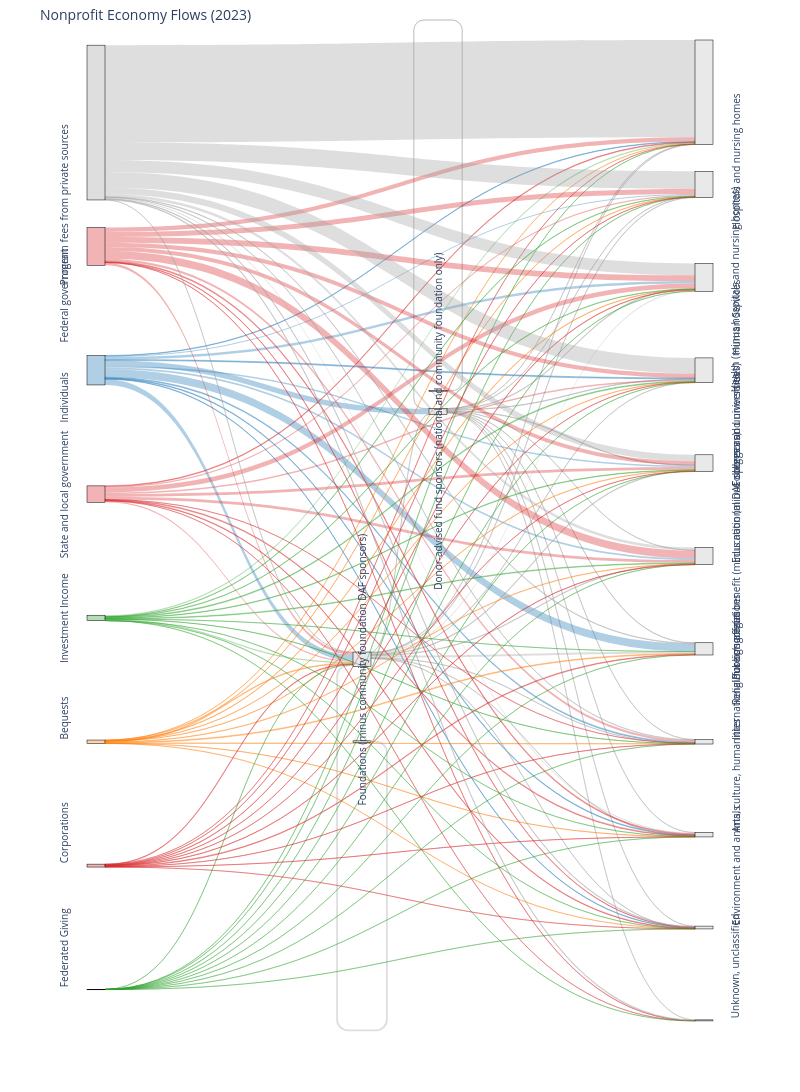

The notebook cell saved with this chart:
### Markdown cell above
### More precise formatting

### Code cell
# Map colors to edges and nodes
source_colors = {
    "Individuals": "rgba(31,119,180,0.35)",
    "Bequests": "rgba(255,127,14,0.35)",
    "Federated Giving": "rgba(44,160,44,0.35)",
    "Corporations": "rgba(214,39,40,0.35)",
    "State and local government": "rgba(214,39,40,0.35)",
    "Federal government": "rgba(214,39,40,0.35)",
    "Program fees from private sources": "rgba(160,160,160,0.35)",
    "Investment Income": "rgba(44,160,44,0.35)"
}
edge_colors = (
    edge_clean_df["Source"]
    .map(source_colors)
    .fillna("rgba(160,160,160,0.35)")
)
node_colors = node_format_df["Node"].map(source_colors).fillna("rgba(200,200,200,0.4)")

# Plot the diagram
fig = go.Figure(go.Sankey(
    arrangement="snap",
    
    node=dict(
        # label=node_format_df["Node"],
        label=[""] * len(node_format_df), # remove default labels
        x=node_format_df["X"],
        y=node_format_df["Y"],
        pad=15,
        thickness=18,
        line=dict(color="black", width=0.5),
        color=node_colors
    ),
    
    link=dict(
        # arrowlen=10,
        source=sources,
        target=targets,
        value=values,
        # color="rgba(160,160,160,0.35)"
        color=edge_colors
    )
))

# Define annotations for labels
annotations = []

source_offsets = {
    "Individuals": {"dx": 0, "dy": 0.07},   # move up
    "Bequests": {"dx": 0, "dy": -0.02}      # move down
}

for _, row in node_raw_df[node_raw_df["Node Type"] == "Source"].iterrows():
    node_name = row["Node"]
    dx = source_offsets.get(node_name, {}).get("dx", 0)
    dy = source_offsets.get(node_name, {}).get("dy", 0)
    annotations.append(dict(
        x=row["X"] - 0.03,
        y=1 - row["Y"],   # Plotly annotations invert y
        text=row["Node"],
        showarrow=False,
        xanchor="right",
        align="right",
        textangle=-90
    ))
for _, row in node_raw_df[node_raw_df["Node Type"] == "Recipient"].iterrows():
    annotations.append(dict(
        x=row["X"] + 0.03,
        y=1 - row["Y"],
        text=row["Node"],
        showarrow=False,
        xanchor="left",
        align="left",
        textangle=-90
    ))
for _, row in node_raw_df[node_raw_df["Node Type"] == "Intermediary"].iterrows():
    annotations.append(dict(
        x=row["X"],
        y=1 - row["Y"] - 0.01,
        text=row["Node"],
        showarrow=False,
        xanchor="center",
        align="center",
        textangle=-90
    ))

# Format
fig.update_layout(
    title_text="Nonprofit Economy Flows (2023)",
    font_size=10,
    width=800,
    height=1100,
    margin=dict(l=20, r=20, t=40, b=20),
    annotations=annotations
)

fig.show()

### Figure 1 — Plotly figure (JSON) as saved in the notebook; plotly's stock layout.template omitted (floating-point values rounded to 4 significant figures; data arrays with more than 128 entries replaced by an {"elided": "..."} marker saying what was removed)
{"data": [{"arrangement": "snap", "link": {"color": {"elided": "132 str values"}, "source": {"elided": "132 int values"}, "target": {"elided": "132 int values"}, "value": {"elided": "132 float values"}}, "node": {"color": ["rgba(200,200,200,0.4)", "rgba(200,200,200,0.4)", "rgba(200,200,200,0.4)", "rgba(200,200,200,0.4)", "rgba(160,160,160,0.35)", "rgba(214,39,40,0.35)", "rgba(31,119,180,0.35)", "rgba(214,39,40,0.35)", "rgba(44,160,44,0.35)", "rgba(255,127,14,0.35)", "rgba(214,39,40,0.35)", "rgba(44,160,44,0.35)", "rgba(200,200,200,0.4)", "rgba(200,200,200,0.4)", "rgba(200,200,200,0.4)", "rgba(200,200,200,0.4)", "rgba(200,200,200,0.4)", "rgba(200,200,200,0.4)", "rgba(200,200,200,0.4)", "rgba(200,200,200,0.4)", "rgba(200,200,200,0.4)", "rgba(200,200,200,0.4)", "rgba(200,200,200,0.4)"], "label": ["", "", "", "", "", "", "", "", "", "", "", "", "", "", "", "", "", "", "", "", "", "", ""], "line": {"color": "black", "width": 0.5}, "pad": 15, "thickness": 18, "x": [0.55, 0.57, 0.45, 0.47, 0.1, 0.1, 0.1, 0.1, 0.1, 0.1, 0.1, 0.1, 0.9, 0.9, 0.9, 0.9, 0.9, 0.9, 0.9, 0.9, 0.9, 0.9, 0.9], "y": [0.36, 0.34, 0.6, 0.68, 0.08, 0.2, 0.32, 0.44, 0.56, 0.68, 0.8, 0.92, 0.05, 0.14, 0.23, 0.32, 0.41, 0.5, 0.59, 0.68, 0.77, 0.86, 0.95]}, "type": "sankey"}], "layout": {"annotations": [{"align": "right", "showarrow": false, "text": "Program fees from private sources", "textangle": -90, "x": 0.07, "xanchor": "right", "y": 0.92}, {"align": "right", "showarrow": false, "text": "Federal government", "textangle": -90, "x": 0.07, "xanchor": "right", "y": 0.8}, {"align": "right", "showarrow": false, "text": "Individuals", "textangle": -90, "x": 0.07, "xanchor": "right", "y": 0.68}, {"align": "right", "showarrow": false, "text": "State and local government", "textangle": -90, "x": 0.07, "xanchor": "right", "y": 0.56}, {"align": "right", "showarrow": false, "text": "Investment Income", "textangle": -90, "x": 0.07, "xanchor": "right", "y": 0.44}, {"align": "right", "showarrow": false, "text": "Bequests", "textangle": -90, "x": 0.07, "xanchor": "right", "y": 0.32}, {"align": "right", "showarrow": false, "text": "Corporations", "textangle": -90, "x": 0.07, "xanchor": "right", "y": 0.2}, {"align": "right", "showarrow": false, "text": "Federated Giving", "textangle": -90, "x": 0.07, "xanchor": "right", "y": 0.08}, {"align": "left", "showarrow": false, "text": "Hospitals and nursing homes", "textangle": -90, "x": 0.93, "xanchor": "left", "y": 0.95}, {"align": "left", "showarrow": false, "text": "Health (minus hospitals and nursing homes)", "textangle": -90, "x": 0.93, "xanchor": "left", "y": 0.86}, {"align": "left", "showarrow": false, "text": "Human Services", "textangle": -90, "x": 0.93, "xanchor": "left", "y": 0.77}, {"align": "left", "showarrow": false, "text": "Colleges and universities", "textangle": -90, "x": 0.93, "xanchor": "left", "y": 0.68}, {"align": "left", "showarrow": false, "text": "Education (minus colleges and universities)", "textangle": -90, "x": 0.93, "xanchor": "left", "y": 0.59}, {"align": "left", "showarrow": false, "text": "Public/societal benefit (minus national DAF sponsors)", "textangle": -90, "x": 0.93, "xanchor": "left", "y": 0.5}, {"align": "left", "showarrow": false, "text": "Religious congregations", "textangle": -90, "x": 0.93, "xanchor": "left", "y": 0.41}, {"align": "left", "showarrow": false, "text": "International/foreign affairs", "textangle": -90, "x": 0.93, "xanchor": "left", "y": 0.32}, {"align": "left", "showarrow": false, "text": "Arts, culture, humanities", "textangle": -90, "x": 0.93, "xanchor": "left", "y": 0.23}, {"align": "left", "showarrow": false, "text": "Environment and animals", "textangle": -90, "x": 0.93, "xanchor": "left", "y": 0.14}, {"align": "left", "showarrow": false, "text": "Unknown, unclassified", "textangle": -90, "x": 0.93, "xanchor": "left", "y": 0.05}, {"align": "center", "showarrow": false, "text": "Donor-advised fund sponsors (national and community foundation only)", "textangle": -90, "x": 0.55, "xanchor": "center", "y": 0.63}, {"align": "center", "showarrow": false, "text": "Foundations (minus community foundation DAF sponsors)", "textangle": -90, "x": 0.45, "xanchor": "center", "y": 0.39}], "font": {"size": 10}, "height": 1100, "margin": {"b": 20, "l": 20, "r": 20, "t": 40}, "title": {"text": "Nonprofit Economy Flows (2023)"}, "width": 800}}
